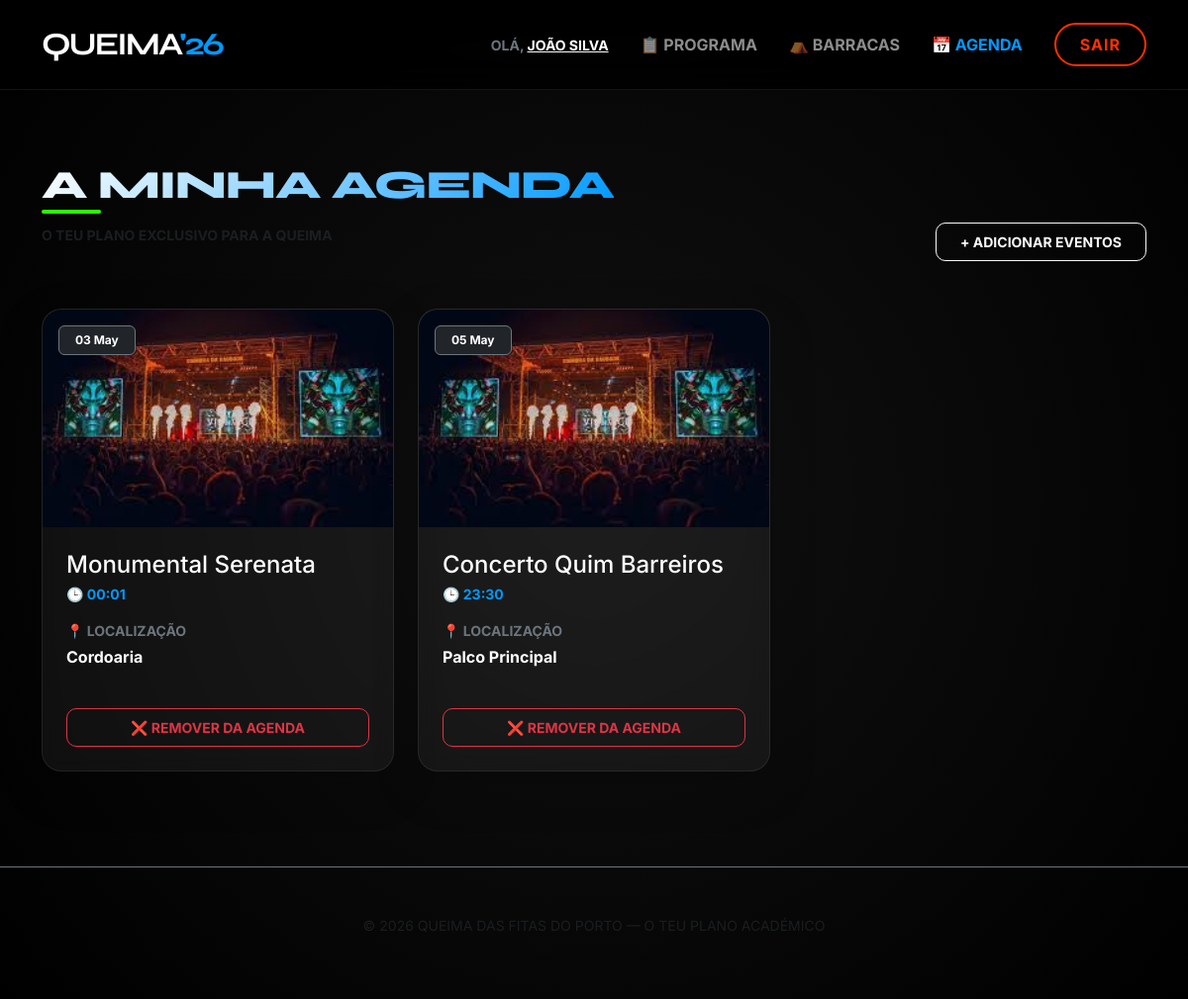
Screenshot of /agenda.php (signed in) with the database file from the repository.
### tables this page shows
CREATE TABLE Event (
    id INT AUTO_INCREMENT PRIMARY KEY,
    tent_id INT DEFAULT NULL,
    name VARCHAR(150) NOT NULL,
    description TEXT,
    date_time DATETIME NOT NULL,
    location VARCHAR(255) NOT NULL,
    type VARCHAR(100) NOT NULL,
    image VARCHAR(255) DEFAULT 'default.jpg',
    FOREIGN KEY (tent_id) REFERENCES Tent(id) ON DELETE SET NULL ON UPDATE CASCADE
);

### agenda.php (called while the page is built, shortened)
<?php
require_once 'db.php';
require_once 'models/AgendaModel.php';
$user_id = $_SESSION['user_id'];
$user_name = $_SESSION['user_name'];
$meus_eventos = getEventosDaAgenda($pdo, $user_id);
include 'views/agenda_view.php';
?>

### models/AgendaModel.php (called while the page is built, shortened)
<?php
function getEventosDaAgenda($pdo, $user_id) {
    $stmt = $pdo->prepare("
        SELECT Event.*, Tent.name AS tent_name
        FROM Event
        INNER JOIN PersonalAgenda ON Event.id = PersonalAgenda.event_id
        LEFT JOIN Tent ON Event.tent_id = Tent.id
        WHERE PersonalAgenda.user_id = ?
        ORDER BY Event.date_time ASC
    ");
    $stmt->execute([$user_id]);
    return $stmt->fetchAll(PDO::FETCH_ASSOC);
}
?>

### views/agenda_view.php (the view, shortened to what this page needs)
<!DOCTYPE html>
<html lang="pt">
<head>
    <link href="https://cdn.jsdelivr.net/npm/bootstrap@5.3.0/dist/css/bootstrap.min.css" rel="stylesheet">
    <link rel="stylesheet" href="style.css">
</head>
<body class="login-container">
<nav class="navbar navbar-expand-lg navbar-dark sticky-top py-3">
    <div class="container">
        <a class="navbar-brand fs-2 fw-bold" href="index.php">QUEIMA<span style="color:var(--neon-blue)">'26</span></a>
        <div class="collapse navbar-collapse" id="navbarNav">
            <ul class="navbar-nav ms-auto align-items-center">
                <li class="nav-item me-3">
                    <span class="text-secondary small fw-bold text-uppercase">Olá,
                        <a href="profile.php" class="text-white text-decoration-underline">
                            <?php echo htmlspecialchars($user_name); ?>
                        </a>
                    </span>
                </li>
                <li class="nav-item">
                    <a href="index.php" class="nav-link fw-bold text-uppercase small px-3">📋 Programa</a>
                </li>
                <li class="nav-item">
                    <a href="tents.php" class="nav-link fw-bold text-uppercase small px-3">⛺ Barracas</a>
                </li>
                <li class="nav-item">
                    <a href="agenda.php" class="nav-link fw-bold text-uppercase small px-3 active" style="color: var(--neon-blue);">📅 Agenda</a>
                </li>
                <li class="nav-item ms-lg-3">
                    <a href="logout.php" class="btn btn-bilhetes">SAIR</a>
                </li>
            </ul>
        </div>
    </div>
</nav>
<div class="container mt-5 pt-4">
    <div class="d-flex justify-content-between align-items-end mb-5">
        <div>
            <h2 class="highlight-title">A Minha Agenda</h2>
            <p class="text-muted text-uppercase small fw-bold mt-2">O teu plano exclusivo para a Queima</p>
        </div>
        <a href="index.php" class="btn btn-outline-light btn-sm fw-bold px-4 py-2" style="border-radius: 10px;">
            + ADICIONAR EVENTOS
        </a>
    </div>
    <?php if(empty($meus_eventos)): ?>
        <div class="card event-card text-center py-5 shadow-lg">
            <div class="card-body">
                <h3 class="fw-bold mb-3" style="font-family: 'Syne', sans-serif;">AINDA NÃO TENS PLANOS?</h3>
                <p class="text-secondary">Explora o Programa Oficial e cria o teu roteiro personalizado para não perderes nada.</p>
                <a href="index.php" class="btn btn-primary mt-3 px-5 py-3 fw-bold">IR PARA O PROGRAMA</a>
            </div>
        </div>
    <?php else: ?>
        <div class="row">
            <?php foreach($meus_eventos as $evento): ?>
                <div class="col-lg-4 col-md-6 mb-5">
                    <div class="card event-card h-100 shadow-lg">
                        <div class="event-img-container">
                            <img src="uploads/<?php echo htmlspecialchars($evento['image'] ?? 'default.jpg'); ?>" class="event-img" alt="<?php echo htmlspecialchars($evento['name']); ?>" onerror="this.src='https://images.unsplash.com/photo-1533174072545-7a4b6ad7a6c3?w=500&auto=format'">
                            <div class="position-absolute top-0 start-0 m-3">
                                <span class="badge bg-dark py-2 px-3 border border-secondary">
                                    <?php echo date('d M', strtotime($evento['date_time'])); ?>
                                </span>
                            </div>
                        </div>
                        <div class="card-body p-4">
                            <h4 class="card-title mb-1 text-white"><?php echo htmlspecialchars($evento['name']); ?></h4>
                            <p class="small fw-bold mb-3" style="color: var(--neon-blue)">
                                🕒 <?php echo date('H:i', strtotime($evento['date_time'])); ?>
                            </p>
                            <p class="small text-secondary mb-1 text-uppercase fw-bold">📍 Localização</p>
                            <p class="fw-bold mb-3 text-white"><?php echo htmlspecialchars($evento['location']); ?></p>
                        </div>
                        <div class="card-footer bg-transparent border-0 p-4 pt-0">
                            <form method="POST">
                                <button type="submit" class="btn btn-sm btn-outline-danger w-100 py-2 fw-bold" style="border-radius: 10px;">
                                    ❌ REMOVER DA AGENDA
                                </button>
                            </form>
                        </div>
                    </div>
                </div>
            <?php endforeach; ?>
        </div>
    <?php endif; ?>
</div>
<footer class="mt-5 py-5 border-top border-secondary text-center text-muted">
    <p class="small">&copy; 2026 QUEIMA DAS FITAS DO PORTO — O TEU PLANO ACADÉMICO</p>
</footer>
</body>
</html>

### style.css (style rules this page uses)
:root { --neon-green: #29ff00; --neon-blue: #0099ff; --neon-red: #ff3100; --neon-purple: #bd00ff; --glass-bg: rgba(255, 255, 255, 0.05); --queima-black: #0a0a0a; }
* { scrollbar-width: thin; scrollbar-color: var(--neon-blue) #111; }
html { scroll-behavior: smooth; }
body { background: radial-gradient(circle at top right, #1a1a1a, #000); color: #fff; font-family: 'Inter', sans-serif; overflow-x: hidden; min-height: 100vh; }
h1, h2, .navbar-brand { font-family: 'Syne', sans-serif; text-transform: uppercase; letter-spacing: -1px; }
.navbar { backdrop-filter: blur(20px); background: rgba(0,0,0,0.85) !important; border-bottom: 1px solid rgba(255,255,255,0.08); transition: all 0.3s ease; }
.navbar-brand { letter-spacing: -2px; }
.event-card { background: var(--glass-bg); border: 1px solid rgba(255,255,255,0.08); border-radius: 20px; transition: all 0.4s cubic-bezier(0.175, 0.885, 0.32, 1.275); backdrop-filter: blur(10px); overflow: hidden; }
.event-img-container { height: 220px; overflow: hidden; border-radius: 20px 20px 0 0; position: relative; }
.event-img { width: 100%; height: 100%; object-fit: cover; transition: transform 0.6s ease; }
.btn-bilhetes { background: transparent; color: var(--neon-red); border: 2px solid var(--neon-red); border-radius: 50px; padding: 8px 24px; font-weight: bold; text-transform: uppercase; letter-spacing: 1px; transition: all 0.3s; }
.login-container { background: radial-gradient(circle at center, #111 0%, #000 100%); min-height: 100vh; }
.highlight-title { font-family: 'Syne', sans-serif; font-size: 2.5rem; font-weight: 800; background: linear-gradient(135deg, #fff 0%, var(--neon-blue) 100%); -webkit-background-clip: text; -webkit-text-fill-color: transparent; background-clip: text; position: relative; display: inline-block; }
.highlight-title::after { content: ''; position: absolute; bottom: -5px; left: 0; width: 60px; height: 4px; background: var(--neon-green); border-radius: 2px; }
.event-card { animation: fadeInUp 0.6s ease forwards; }

### rows the page displays
event: image (placeholder picture), date_time "03 May", name "Monumental Serenata", date_time "00:01", location "Cordoaria"
event: image (placeholder picture), date_time "05 May", name "Concerto Quim Barreiros", date_time "23:30", location "Palco Principal"

### other values shown
$user_name "JOÃO SILVA"
